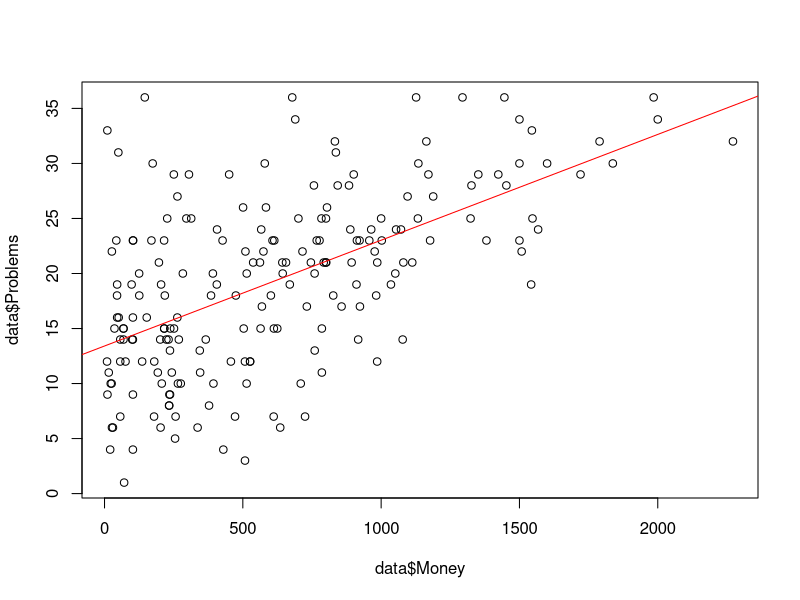

This figure's R source:
## Lab 6
setwd("/Users/blakefinnegan/Documents/George Mason/Fall 2019/Stats/Lab/Assignments/Lab 6")
data <- read.csv("lab6_data.csv")

model <- lm(data$Problems ~ data$Money)
summary(model)

plot(data$Money, data$Problems)
abline(lm(data$Problems ~ data$Money), col = 'red')